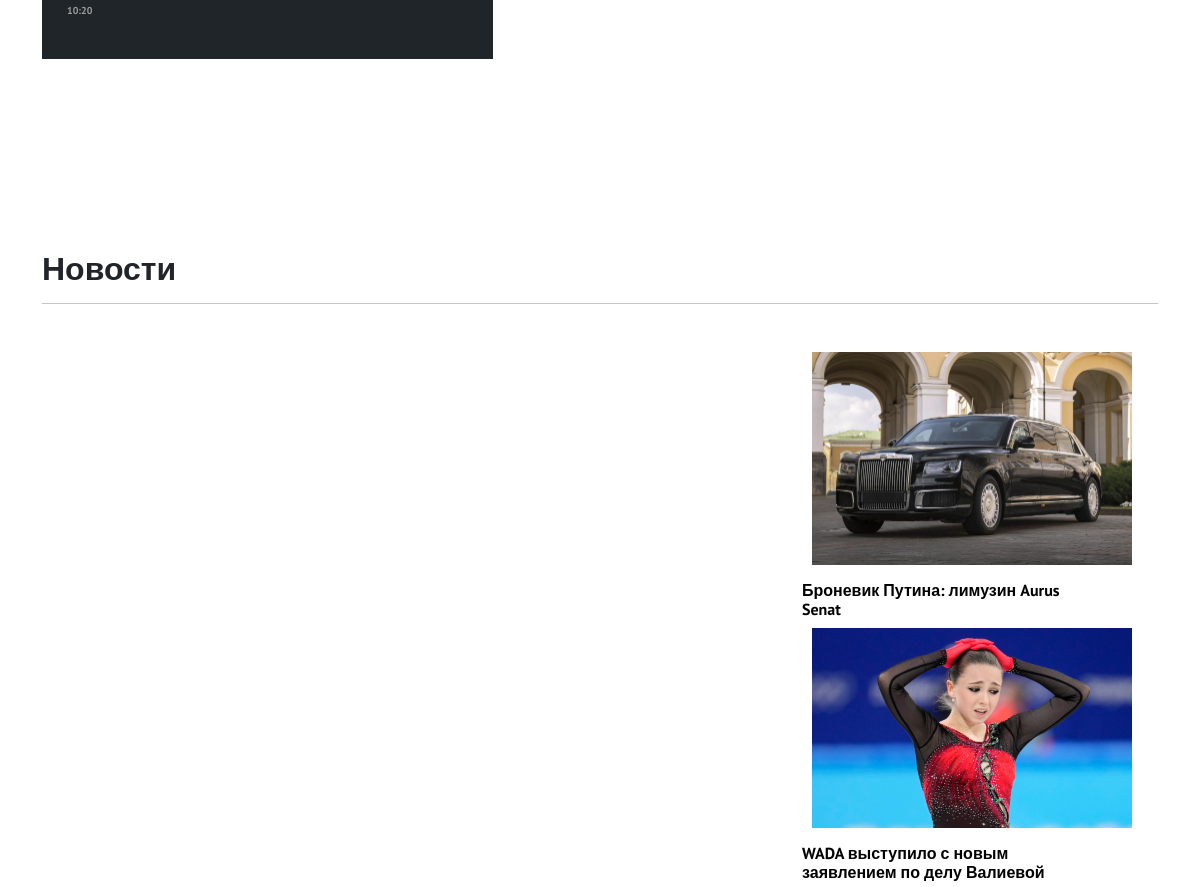
The app's page / (middle part), older data.
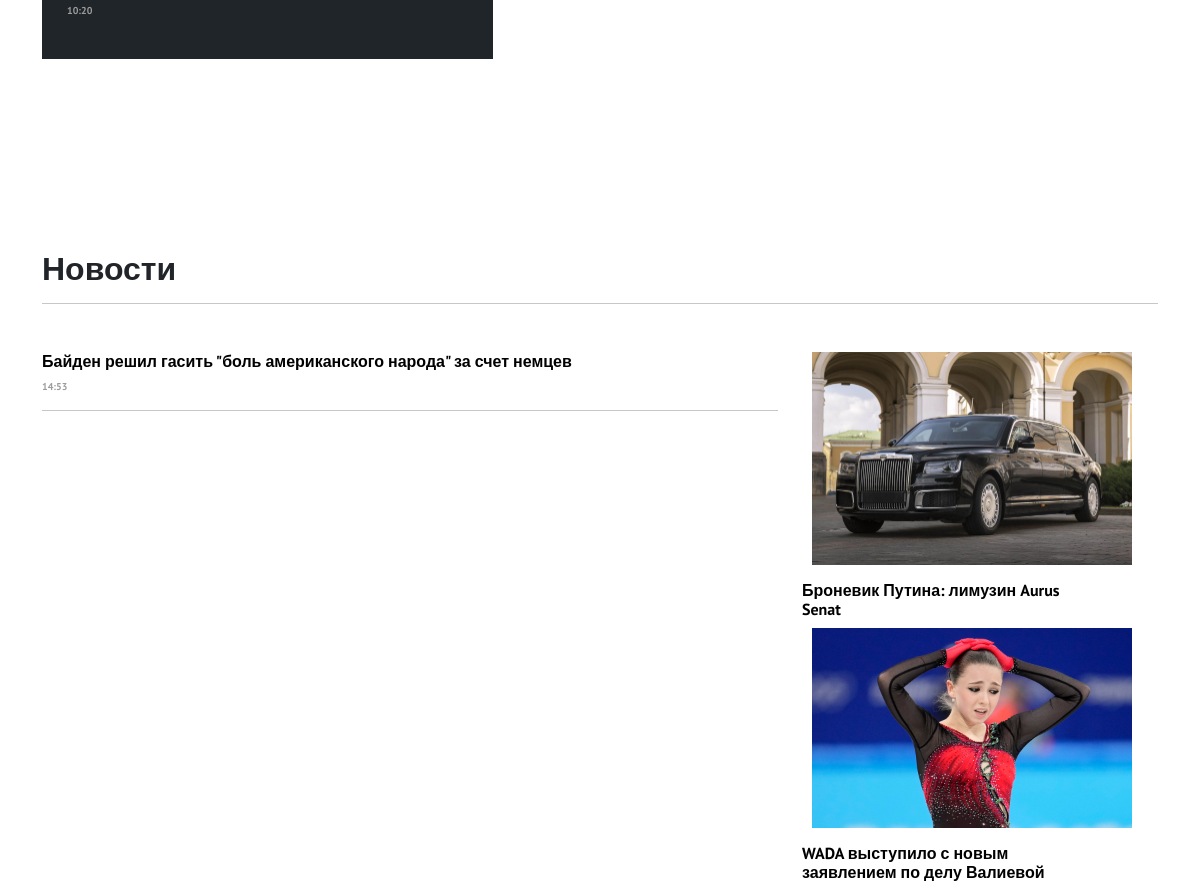
The same page, newer data.
### core/models.py (models this page shows, shortened)
class Article(models.Model):
    title = models.CharField(max_length=255)
    text = models.TextField()
    author = models.ForeignKey(
        to="Author",
        on_delete=models.SET_NULL,
        null=True, blank=True,
        related_name="article",
        verbose_name=_("Автор")
    )
    heading = models.ForeignKey(
        to="HeadingArticle",
        on_delete=models.PROTECT,
        null=True,
        related_name="article",
        verbose_name=_("Рубрика")
    )
    readers = models.ManyToManyField(
        to=User,
        related_name="readed_articles",
        blank=True,
        verbose_name=_("Читатели")
    )
    views = models.IntegerField(default=0, verbose_name=_("Просмотры"))
    created_at = models.DateTimeField(
        auto_now_add=True,
        null=True,
    )
    main_article = models.BooleanField(default=False, verbose_name=_("Первая новость"))
    margin_article_text = models.BooleanField(default=False, verbose_name=_("Ровнительные новости"))
    text_article = models.BooleanField(default=False, verbose_name=_("Текстовые новости"))
    center_article = models.BooleanField(default=False)
    right_panel_article = models.BooleanField(default=False, verbose_name=_("Главные новости"))
    updated_at = models.DateTimeField(auto_now=True)
    is_active = models.BooleanField(default=True)
    picture = models.ImageField(
        upload_to="articles_image",
        null=True, blank=True,
        verbose_name="Главная картинка статьи"
    )

### core/views.py (the view)
# urls.py: path('', views.articles, name="main"),
def articles(request):
    articles = Article.objects.all()
    articles = Article.objects.order_by('-created_at')
    heading = HeadingArticle.objects.all()
    paginator = Paginator(articles, per_page=60)
    page_number = request.GET.get('page', 1)
    page_obj = paginator.get_page(page_number)
    context = {
        "articles": page_obj.object_list,
        "paginator": paginator,
        "heading": heading,
        "page_number": int(page_number)
    }
    return render(
        request,
        "articles.html",
        context=context
    )

### core/models.py (called while the page is built)
    def __str__(self):
        return self.title

### core/templates/articles.html (shortened to what this page needs)
{% extends 'base.html' %}
{% block content %}
<div class="container">
  <div class="row">
    <div class="col-md-5 col-sm-12 mt-2">
      <div class="black_block_news">
        {% for article in articles %}
          {% if article.right_panel_article %}
            <h6><a href="{% url 'article' article.id %}" class="link-text2">{{ article.title }}</a></h6>
            <p class="date_time">{{ article.created_at|date:"H:i" }}</p>
          {% endif %}
        {% endfor %}
      </div>
    </div>
    <div class="col-md-3 mt-4">
    </div>
    <div class="col-md-4 mt-4">
    </div>
  </div>
</div>
<div class="container mt-7">
  <div class="ads_block">
  </div>
</div>
<div class="container">
  <h2 class="mt-7 news">Новости</h2>
  <hr class="mb-5">
  <div class="row">
    <div class="col-md-8">
      {% for article in articles %}
        {% if article.text_article %}
            {% if not article.right_panel_article %}
              <h6><a href="{% url 'article' article.id %}" class="link-text3">{{ article.title }}</a></h6>
              <p class="date_time">{{ article.created_at|date:"H:i" }}</p>
              <hr >
            {% endif %}
          {% endif %}
        {% endfor %}
    </div>
    <div class="col-md-4">
      {% for article in articles %}
          {% if not article.text_article %}
              {% if article.picture %}
                {% if not article.main_article %}
                  {% if not article.center_article %}
                      {% if not article.right_panel_article %}
                            <div class="d-flexw">
                              <div class="mb-2 mr-5" style="width: 18rem;">
                              <img src="{{ article.picture.url }}" class="img-adaptive mr-7" alt="...">
                                <div class="card-body">
                                  <h6 class="mt-3"><a href="{% url 'article' article.id %}" class="link-text3">{{ article.title }}</a></h6>
                                </div>
                              </div>
                            </div>
                        {% endif %}
                      {% endif %}
                  {% endif %}
                {% endif %}
              {% endif %}
          {% endfor %}
    </div>
  </div>
</div>
{% endblock %}

Row changes from the older to the newer data that the page shows:
added Article: title "Байден решил гасить \"боль американского народа\" за счет немцев", created_at "14:53", shown under "Новости"
